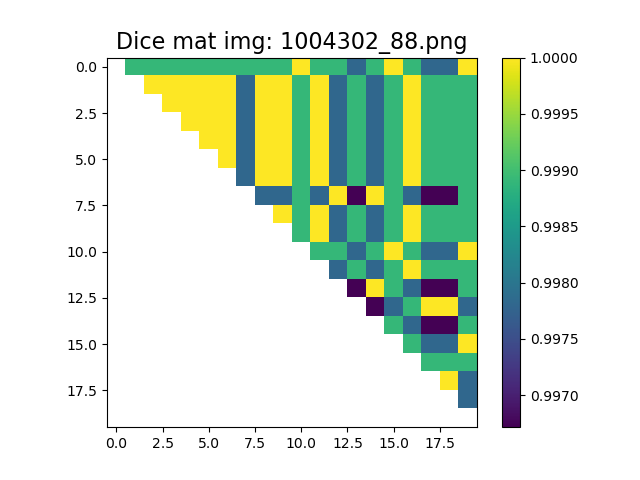
#> input picture data_saves/Figures/Dice_mat_figures/1004302_88.png, 640 x 480 px, found by its file name
$ python SCRIPT_IMMAGINI_DEBUG.py
#> lines starting #> are read from the running program, lines starting #| are printed output that depends on the picture; after the words box and inside, x2 and y2 are one past the last pixel; in counts of white or black regions, pixels touching at a corner belong together; pictures that were not available may be replaced by others from this repository, and a replacement may not be noted
### ScriptGiugno2024/wjb_functions.py
# -*- coding: utf-8 -*-
"""
Created on Sun Jun 23 17:03:22 2024

@author: willy
"""

#%% IMPORT

import numpy as np
import matplotlib.pyplot as plt
import cv2
import os
from skimage import measure
import copy
from tqdm import tqdm


#%% Funzioni

# [79 lines left out: functions mask_union_gen, mask_union_gen_3c, mask_avg_gen, mask_avg_gen_3c, mask_avg_gen_2c, dice and 2 more, not called in this run]


def mask_splitter(mask):
    mask_C1 = np.copy(mask)
    mask_C2 = np.copy(mask)

    mask_C1[mask > 0.8] = 0
    mask_C1[mask_C1 > 0] = 1
    mask_C2[mask < 0.8] = 0
    mask_C2[mask_C2 > 0] = 1
    return mask_C1, mask_C2

def dilation(mask_3c_int,radius): return cv2.dilate(mask_3c_int,np.ones((radius,radius),np.uint8)).astype(bool)

def softmax_matrix_gen(softmax_path, DIM, c, N):
    softmax_matrix = np.zeros((DIM[0], DIM[1], c, N), dtype=np.float32)
    counter = 0
    for num in os.listdir(softmax_path):
        for n_class in range(c):
            st0 = np.float32(
                (np.load(softmax_path + "/" + num)['softmax'])[:, :, n_class])
            softmax_matrix[:, :, n_class, counter] = np.copy(st0)
        counter += 1
    return softmax_matrix

# [33 lines left out: functions binary_entropy_map, bhattacharyya_coefficient_2, bhattacharyya_coefficient_3, mean_BC_map_2, mean_BC_map_3, not called in this run]

def mean_softmax_BC_2(softmax_matrix_totale):
    mean_softmax = np.nanmean(softmax_matrix_totale,axis=-1)
    return bhattacharyya_coefficient_2(mean_softmax)

def mean_softmax_BC_3(softmax_matrix_totale):
    mean_softmax = np.nanmean(softmax_matrix_totale,axis=-1)
    return bhattacharyya_coefficient_3(mean_softmax)

#%%

# [90 lines left out: function thresholding_dicerecallprecision, not called in this run]

### ScriptGiugno2024/SCRIPT_IMMAGINI_DEBUG.py
# -*- coding: utf-8 -*-
"""
Created on Wed Jul  3 17:16:37 2024

@author: willy
"""

import numpy as np
import matplotlib.pyplot as plt
import cv2
import os
from skimage import measure
import copy
from tqdm import tqdm
import wjb_functions
import pandas as pd

#%%

diff_type = "PERT"
diff_type_name = "_perturbation/"
dataset = "Liver HE steatosis/"
subset = "test"
image = "1004302_88.png"
N = 20
# radius = 5
c = 3

general_path_to_save = "D:/DATASET_Tesi_marzo2024_RESULTS_V23/"
general_dataset_path = "D:/DATASET_Tesi_marzo2024/" + dataset
general_results_path_2c = general_dataset_path + "k-net+swin/TEST_2classes/RESULTS"
general_results_path_3c = general_dataset_path + "k-net+swin/TEST_3classes/RESULTS"

image_path = os.listdir(general_dataset_path + "DATASET_2classes/" + subset + "/" + "manual/")
GT_path_2c = general_dataset_path + "DATASET_2classes/" + subset + "/" + "manual/" + image
OR_path_2c = general_dataset_path + "DATASET_2classes/" + subset + "/" + "image/" + image
OR_path_3c = general_dataset_path + "DATASET_3classes/" + subset + "/" + "image/" + image
SI_path_2c = general_results_path_2c  + "/" + subset + "/" + "mask/" + image
GT_path_3c = general_dataset_path + "DATASET_3classes/" + subset + "/" + "manual/" + image
SI_path_3c = general_results_path_3c  + "/" + subset + "/" + "mask/" + image
diff_path_2c = general_results_path_2c + diff_type_name + "/" + subset + "/" + "mask/" + image + "/"
diff_path_3c = general_results_path_3c + diff_type_name + subset + "/" + "mask/" + image + "/"
softmax_path_2c = general_results_path_2c + diff_type_name + "/" + subset + "/" + "softmax/" + image + "/"
softmax_path_3c = general_results_path_3c + diff_type_name + "/" + subset + "/" + "softmax/" + image + "/"

#%%
OR_image = cv2.imread(OR_path_3c)
#> OR_image is the input picture: shape (480, 640, 3); mean B, G, R 213.8, 229.8, 216.5
OR_image = cv2.cvtColor(OR_image, cv2.COLOR_BGR2RGB)
GT_mask = cv2.imread(GT_path_3c, cv2.IMREAD_GRAYSCALE)/255
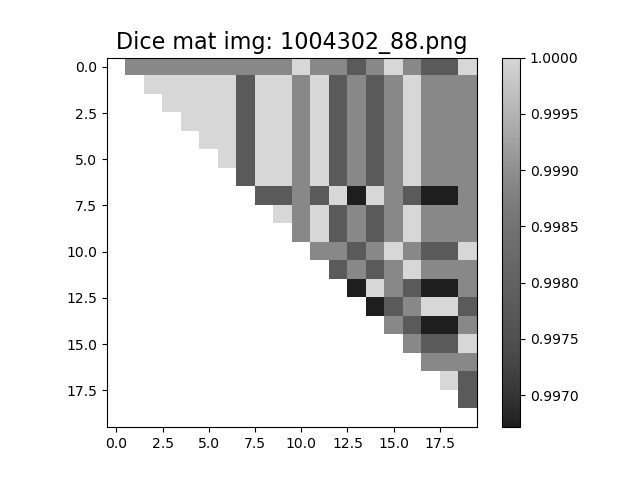
#> GT_mask: shape (480, 640) float64; min 0, max 1, mean 0.878
GT_mask_C1,GT_mask_C2 = wjb_functions.mask_splitter(GT_mask)
#> in mask_splitter, `mask_C1[mask > 0.8] = 0`:
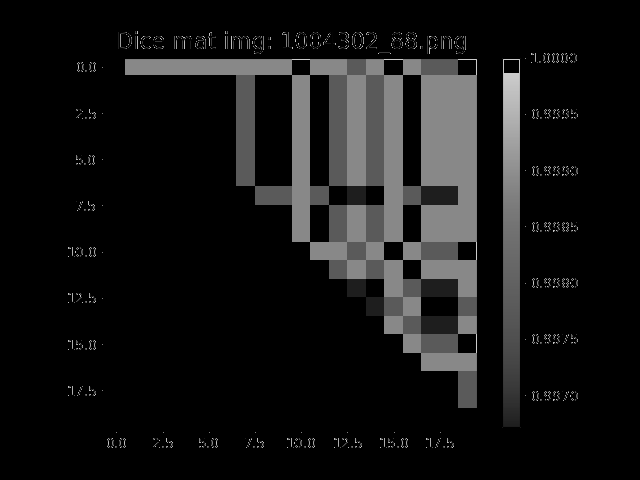
#> mask_C1: shape (480, 640) float64; min 0, max 0.8, mean 0.0792
#> in mask_splitter, `mask_C1[mask_C1 > 0] = 1`:
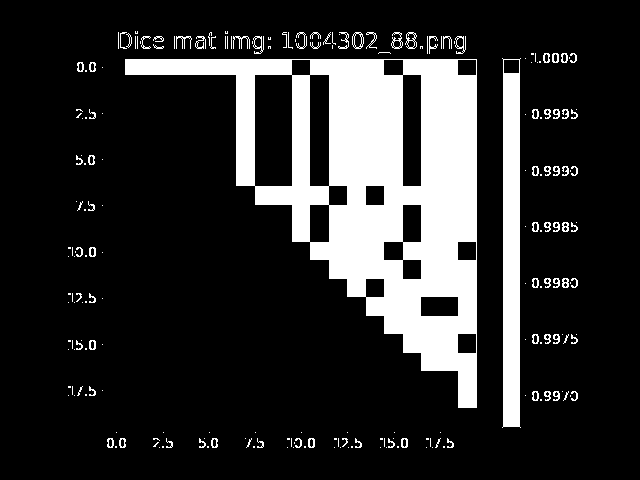
#> mask_C1: shape (480, 640) float64; values 0 (black) and 1 (white), 18% white; 220 white regions (136 under 20 px), largest, box (x1, y1, x2, y2) and area: (125, 59, 477, 408) 45035, (502, 58, 521, 428) 6065, (405, 32, 417, 49) 82
#> in mask_splitter, `mask_C2[mask_C2 > 0] = 1`:
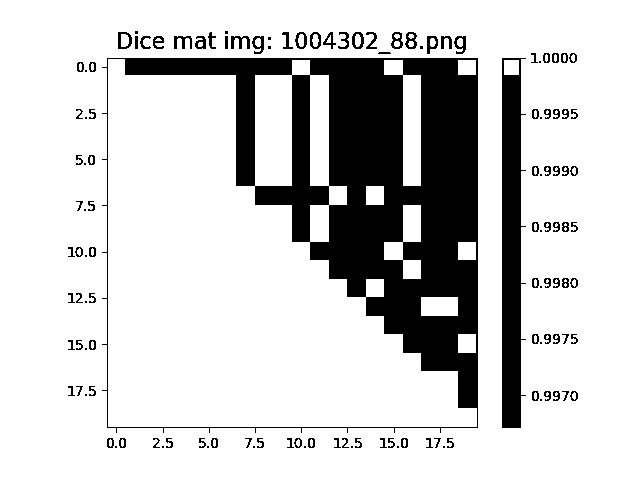
#> mask_C2: shape (480, 640) float64; values 0 (black) and 1 (white), 81% white; 128 black regions (28 under 20 px), largest, box (x1, y1, x2, y2) and area: (102, 58, 478, 433) 46593, (502, 58, 526, 428) 6840, (231, 36, 250, 49) 133
SI_mask = cv2.imread(SI_path_3c, cv2.IMREAD_GRAYSCALE)/255
SI_mask_C1,SI_mask_C2 = wjb_functions.mask_splitter(SI_mask)
DIM = np.shape(GT_mask)[:2]
#> DIM = (480, 640)

#%%
plt.imshow(OR_image)

#%%
softmax_matrix_PERT = wjb_functions.softmax_matrix_gen(softmax_path_3c, DIM, c, N)
#> (the run stopped early here; a loop or call above may not have finished)

$ run again, on data_saves/Figures/Dice_mat_figures/1004307_78.png
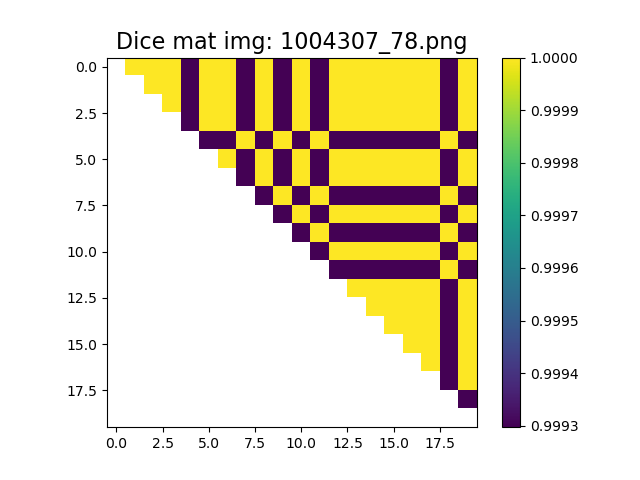
#> input picture data_saves/Figures/Dice_mat_figures/1004307_78.png, 640 x 480 px, given in place of 1004302_88.png, which was not available
#> OR_image is the input picture: shape (480, 640, 3); mean B, G, R 204.9, 223.1, 230.3
#> in mask_splitter, `mask_C1[mask_C1 > 0] = 1`:
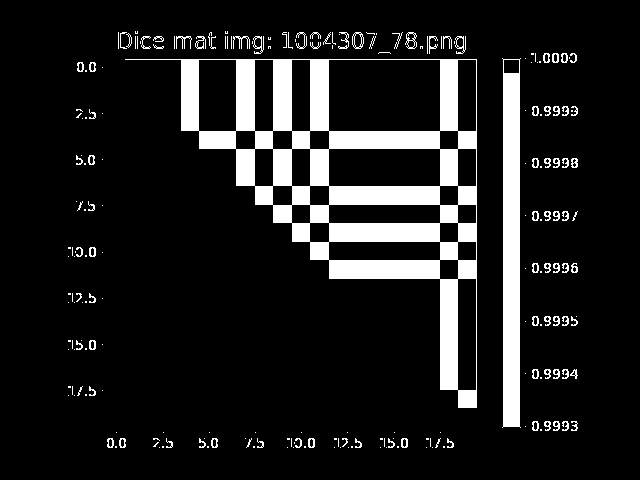
#> mask_C1: shape (480, 640) float64; values 0 (black) and 1 (white), 11.9% white; 223 white regions (133 under 20 px), largest, box (x1, y1, x2, y2) and area: (125, 59, 477, 408) 26089, (502, 58, 521, 428) 6065, (405, 32, 417, 49) 82
#> in mask_splitter, `mask_C2[mask_C2 > 0] = 1`:
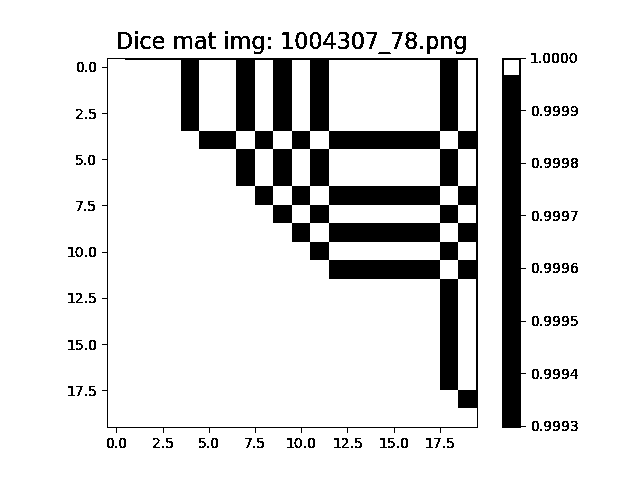
#> mask_C2: shape (480, 640) float64; values 0 (black) and 1 (white), 87.1% white; 134 black regions (29 under 20 px), largest, box (x1, y1, x2, y2) and area: (102, 58, 478, 433) 27647, (502, 58, 526, 428) 6845, (231, 36, 250, 49) 133
